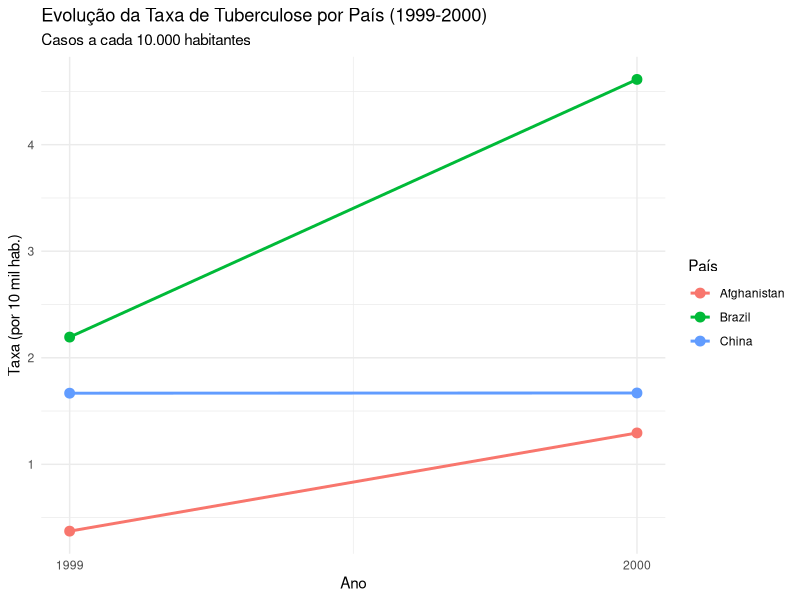
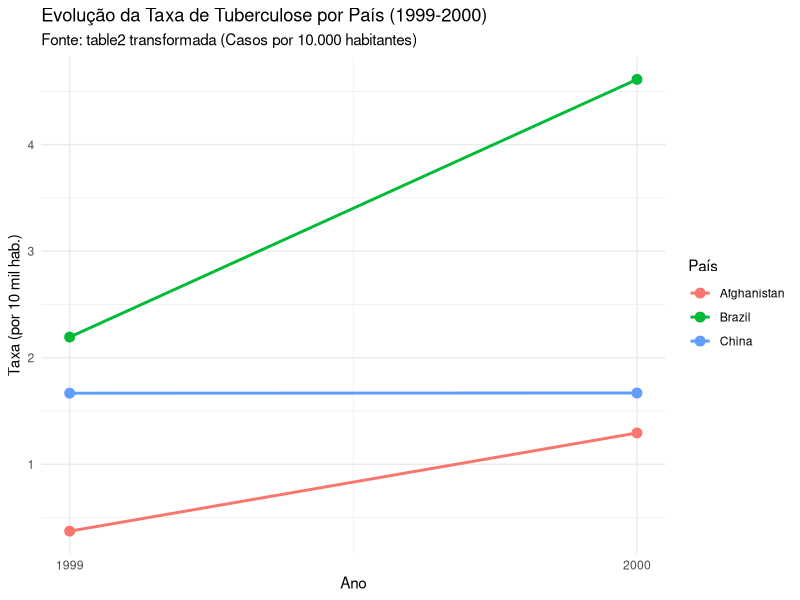

These charts were generated, in order, by the following R code:
## ---- chunk 1
knitr::opts_chunk$set(echo = TRUE)
## ---- chunk 2
library(tidyverse)
## ---- chunk 3
table1
table2
table3
table4a
table4b
## ---- chunk 4
taxas <- table1 |> 
  mutate(taxa_10k = (cases / population) * 10000)
## ---- chunk 5
table1 |> group_by(year) |> summarise(sum(cases))
## ---- chunk 6
table1 |> group_by(country) |> summarise(sum(cases))
## ---- chunk 7
table1 |> group_by(country) |> summarise(mudanca_casos = cases[year == 2000] - cases[year == 1999])
## ---- chunk 8
ggplot(data = taxas, aes(x = year, y = taxa_10k, color = country)) +
  geom_line(linewidth = 1) + 
  geom_point(size = 3) +
  scale_x_continuous(breaks = c(1999, 2000)) +
  labs(
    title = "Evolução da Taxa de Tuberculose por País (1999-2000)",
    subtitle = "Casos a cada 10.000 habitantes",
    x = "Ano",
    y = "Taxa (por 10 mil hab.)",
    color = "País"
  ) +
  theme_minimal()
## ---- chunk 9
tidy4a <- table4a %>%
  pivot_longer(
    cols = c(`1999`, `2000`), 
    names_to = "year", 
    values_to = "cases"
  ) %>%
  mutate(year = as.integer(year))

tidy4b <- table4b %>%
  pivot_longer(
    cols = c(`1999`, `2000`), 
    names_to = "year", 
    values_to = "population"
  ) %>%
  mutate(year = as.integer(year))

tidy2 <- table2 %>%
  pivot_wider(
    names_from = type, 
    values_from = count
  )
taxas_table2 <- tidy2 %>%
  mutate(taxa_10k = (cases / population) * 10000)

## ---- chunk 10
ggplot(data = taxas_table2, aes(x = year, y = taxa_10k, color = country)) +
  geom_line(linewidth = 1) + 
  geom_point(size = 3) +
  scale_x_continuous(breaks = c(1999, 2000)) + # Garante que o eixo X mostre apenas anos exatos
  labs(
    title = "Evolução da Taxa de Tuberculose por País (1999-2000)",
    subtitle = "Fonte: table2 transformada (Casos por 10.000 habitantes)",
    x = "Ano",
    y = "Taxa (por 10 mil hab.)",
    color = "País"
  ) +
  theme_minimal()
## ---- chunk 11
tidy4a <- table4a %>%
  pivot_longer(
    cols = c(`1999`, `2000`),
    names_to = "year",
    values_to = "cases"
  )
## ---- chunk 12
tidy4b <- table4b %>%
  pivot_longer(
    cols = c(`1999`, `2000`),
    names_to = "year",
    values_to = "population"
  )
## ---- chunk 13
tidy4 <- left_join(tidy4a, tidy4b, by = c("country", "year"))
## ---- chunk 14
table2_tidy <- table2 %>%
  pivot_wider(
    names_from = type,
    values_from = count
  )
## ---- chunk 15
table3_tidy <- table3 %>%
  separate(
    col = rate,
    into = c("cases", "population"),
    sep = "/",
    convert = TRUE
  )
